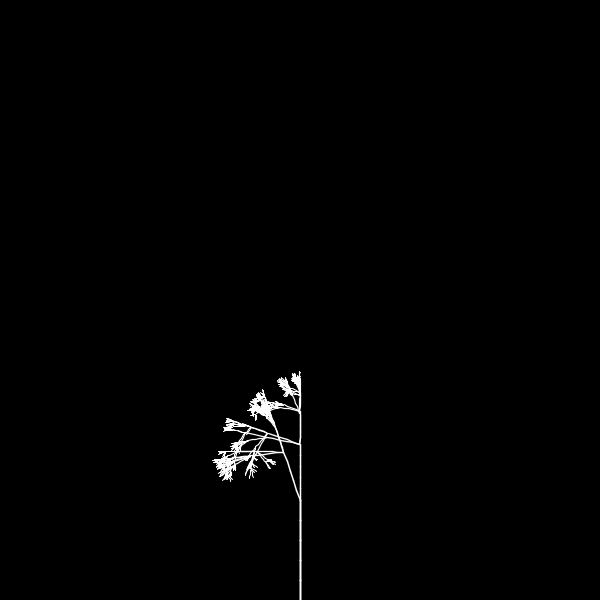
Frame 1 (no input)
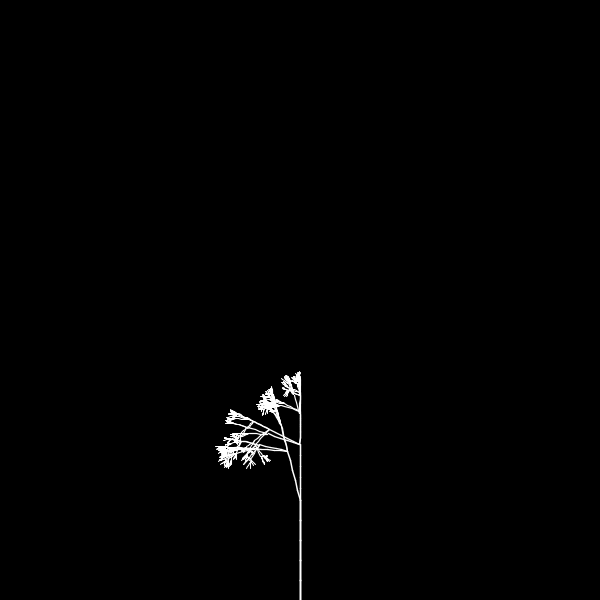
Frame 60 (the mouse pressed at the canvas centre just before this capture)
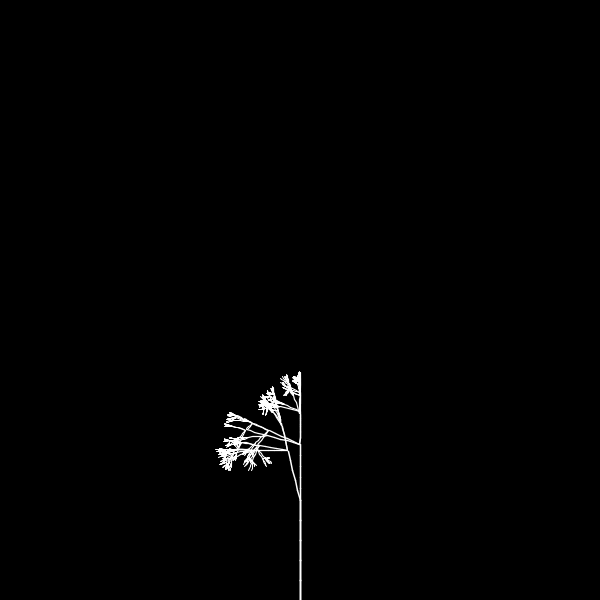
Frame 120 (the mouse held since frame 60 and released just before this capture)

The Processing sketch that drew these frames (run headless with seeded random() and noise(); from frame 60 on, the mouse is pressed at the canvas centre):

// Processing sketch: processing_96193
// ── processing_96193.pde

float yoffset = 0;
int seed = 5;        // Random seed to control randomness while drawing the tree
int maxLevel = 8;

color trunk = color(255, 255,255);
color leaves = color(255, 255, 255,50);
color leaves2 = color(255, 255, 255,100);




void setup() {
  size(600,600);

}
void draw(){



  background(0);
  translate(width/2,height);
    yoffset += 0.003;
  randomSeed(seed);

  branch(100,5,1);

}

void branch(float len, float xoffset,int level) {
  float tob = map(len, 2, 100, 1, 2);


  
  stroke(lerpColor(trunk, leaves, level/maxLevel));


organicLine(0,0,0,-len,tob);
  translate(0,-len);
len *= 0.7f;      // 0.66
  // Move along through noise space
  xoffset += 0.1;



  if (len > 7) { // no inf. loop
int n = int (random (1, 4));
    for( int i = 0; i < n; i++) {
      float theta = map( noise( xoffset + i, yoffset), 0, 1, -PI/4, PI/4);
      if (n % 2 == 0) theta += -1;
       


    pushMatrix();
    rotate(theta);
    branch(len*random(0.70,0.95), xoffset, level + 1);
    popMatrix();
 
    pushMatrix();
    rotate(theta*0.002);
    branch(len*random(0.70,0.95), xoffset, level + 1);
 popMatrix();

 
/* pushMatrix();
    rotate(-theta);
    branch(len*random(0.70,0.95), xoffset, level + 1);
    popMatrix();*/
 
 
    }
  }
}

void organicLine(float x1, float y1, float x2, float y2, float strokeW)
{
  strokeWeight(strokeW);

  float numSections = 5;                              // vary the # of sections? 

  float cx = x2-x1*1.5;         // change in x
  float cy = y2-y1;         // change in y

  float nx1 = x1;
  float ny1 = y1;
float nseed = random(-40,40);
  for (int i = 1; i <= numSections; i++)       
  {
    float n = noise(nseed+=0.05);
    float nx2 = x1 + i/numSections * (cx +n);               // add variation here
    float ny2 = y1 + i/numSections * (cy +n);               // and here

    line(nx1, ny1, nx2, ny2);

    nx1 = nx2;
    ny1 = ny2;
  }
}
